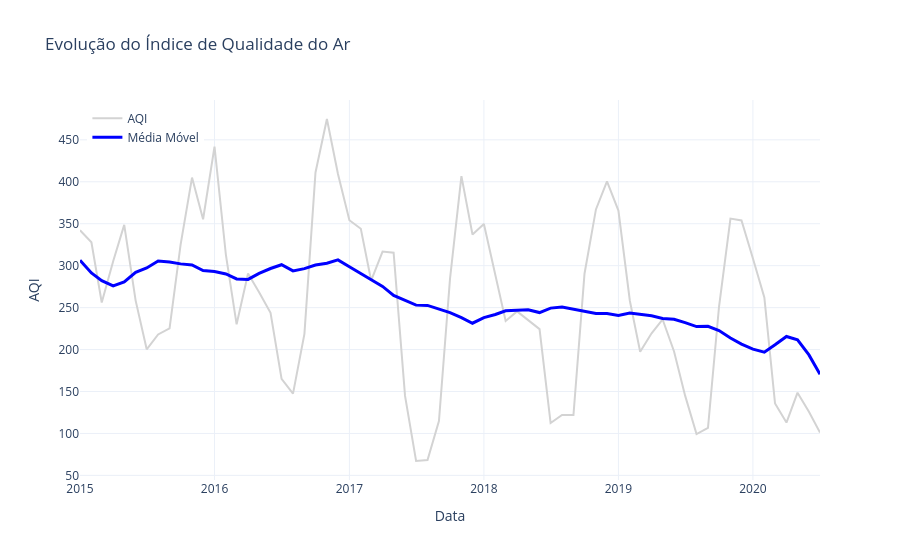

Here is the notebook cell this chart was saved with:
### Code cell
import plotly.graph_objects as go

# Calcular a média móvel do AQI
aqi_trend = average_aqi.rolling(
    window=12,
    center=True,
    min_periods=6,
).mean()

# Converter índices Period para Timestamp (necessário para Plotly)
x_values = average_aqi.index.to_timestamp()
x_trend = aqi_trend.index.to_timestamp()

# Criar o gráfico
fig = go.Figure()

fig.add_trace(go.Scatter(
    x=x_values,
    y=average_aqi.values,
    mode='lines',
    name='AQI',
    line=dict(color='lightgray'),
))

fig.add_trace(go.Scatter(
    x=x_trend,
    y=aqi_trend.values,
    mode='lines',
    name='Média Móvel',
    line=dict(color='blue', width=3),
))

fig.update_layout(
    title='Evolução do Índice de Qualidade do Ar',
    xaxis_title='Data',
    yaxis_title='AQI',
    legend=dict(x=0.01, y=0.99),
    template='plotly_white',
)

fig.show()
